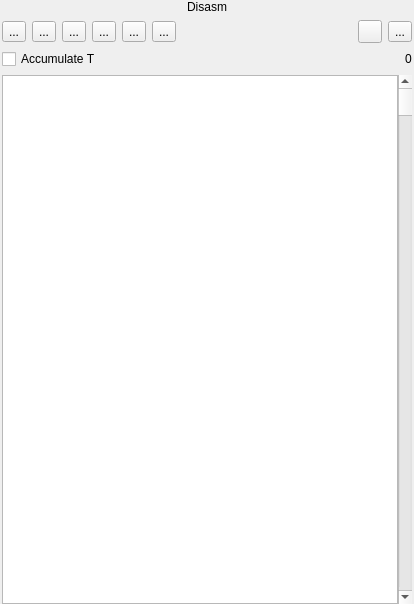
<?xml version="1.0" encoding="UTF-8"?>
<ui version="4.0">
 <class>DisasmWidget</class>
 <widget class="QWidget" name="DisasmWidget">
  <property name="geometry">
   <rect>
    <x>0</x>
    <y>0</y>
    <width>414</width>
    <height>604</height>
   </rect>
  </property>
  <property name="windowTitle">
   <string>Form</string>
  </property>
  <layout class="QVBoxLayout" name="verticalLayout">
   <property name="leftMargin">
    <number>2</number>
   </property>
   <property name="topMargin">
    <number>0</number>
   </property>
   <property name="rightMargin">
    <number>2</number>
   </property>
   <property name="bottomMargin">
    <number>0</number>
   </property>
   <item>
    <widget class="QLabel" name="labHeadDisasm">
     <property name="font">
      <font>
       <pointsize>9</pointsize>
      </font>
     </property>
     <property name="text">
      <string>Disasm</string>
     </property>
     <property name="alignment">
      <set>Qt::AlignCenter</set>
     </property>
    </widget>
   </item>
   <item>
    <layout class="QHBoxLayout" name="horizontalLayout_4">
     <item>
      <widget class="QToolButton" name="tbBreak">
       <property name="toolTip">
        <string>&lt;html&gt;&lt;head/&gt;&lt;body&gt;&lt;p&gt;Breakpoints&lt;/p&gt;&lt;/body&gt;&lt;/html&gt;</string>
       </property>
       <property name="text">
        <string>...</string>
       </property>
       <property name="icon">
        <iconset resource="../../xpeccy.qrc">
         <normaloff>:/images/stop.png</normaloff>:/images/stop.png</iconset>
       </property>
       <property name="popupMode">
        <enum>QToolButton::InstantPopup</enum>
       </property>
      </widget>
     </item>
     <item>
      <widget class="QToolButton" name="tbLabels">
       <property name="toolTip">
        <string>&lt;html&gt;&lt;head/&gt;&lt;body&gt;&lt;p&gt;Labels&lt;/p&gt;&lt;/body&gt;&lt;/html&gt;</string>
       </property>
       <property name="text">
        <string>...</string>
       </property>
       <property name="icon">
        <iconset resource="../../xpeccy.qrc">
         <normaloff>:/images/label.png</normaloff>:/images/label.png</iconset>
       </property>
       <property name="popupMode">
        <enum>QToolButton::InstantPopup</enum>
       </property>
      </widget>
     </item>
     <item>
      <widget class="QToolButton" name="tbView">
       <property name="toolTip">
        <string>&lt;html&gt;&lt;head/&gt;&lt;body&gt;&lt;p&gt;View&lt;/p&gt;&lt;/body&gt;&lt;/html&gt;</string>
       </property>
       <property name="text">
        <string>...</string>
       </property>
       <property name="icon">
        <iconset resource="../../xpeccy.qrc">
         <normaloff>:/images/bars.png</normaloff>:/images/bars.png</iconset>
       </property>
       <property name="popupMode">
        <enum>QToolButton::InstantPopup</enum>
       </property>
      </widget>
     </item>
     <item>
      <widget class="QToolButton" name="tbTrace">
       <property name="toolTip">
        <string>&lt;html&gt;&lt;head/&gt;&lt;body&gt;&lt;p&gt;Trace&lt;/p&gt;&lt;/body&gt;&lt;/html&gt;</string>
       </property>
       <property name="text">
        <string>...</string>
       </property>
       <property name="icon">
        <iconset resource="../../xpeccy.qrc">
         <normaloff>:/images/arrGreen.png</normaloff>:/images/arrGreen.png</iconset>
       </property>
       <property name="popupMode">
        <enum>QToolButton::InstantPopup</enum>
       </property>
      </widget>
     </item>
     <item>
      <widget class="QToolButton" name="tbTool">
       <property name="toolTip">
        <string>&lt;html&gt;&lt;head/&gt;&lt;body&gt;&lt;p&gt;Tools&lt;/p&gt;&lt;/body&gt;&lt;/html&gt;</string>
       </property>
       <property name="text">
        <string>...</string>
       </property>
       <property name="icon">
        <iconset resource="../../xpeccy.qrc">
         <normaloff>:/images/other.png</normaloff>:/images/other.png</iconset>
       </property>
       <property name="popupMode">
        <enum>QToolButton::InstantPopup</enum>
       </property>
      </widget>
     </item>
     <item>
      <widget class="QToolButton" name="tbDbgOpt">
       <property name="toolTip">
        <string>&lt;html&gt;&lt;head/&gt;&lt;body&gt;&lt;p&gt;Options&lt;/p&gt;&lt;/body&gt;&lt;/html&gt;</string>
       </property>
       <property name="text">
        <string>...</string>
       </property>
       <property name="icon">
        <iconset resource="../../xpeccy.qrc">
         <normaloff>:/images/settings.png</normaloff>:/images/settings.png</iconset>
       </property>
       <property name="popupMode">
        <enum>QToolButton::InstantPopup</enum>
       </property>
      </widget>
     </item>
     <item>
      <spacer name="horizontalSpacer_3">
       <property name="orientation">
        <enum>Qt::Horizontal</enum>
       </property>
       <property name="sizeHint" stdset="0">
        <size>
         <width>40</width>
         <height>20</height>
        </size>
       </property>
      </spacer>
     </item>
     <item>
      <widget class="QToolButton" name="tbRefresh">
       <property name="toolTip">
        <string>Reload snapshot &amp; labels</string>
       </property>
       <property name="text">
        <string/>
       </property>
       <property name="icon">
        <iconset resource="../../xpeccy.qrc">
         <normaloff>:/images/refresh.png</normaloff>:/images/refresh.png</iconset>
       </property>
      </widget>
     </item>
     <item>
      <widget class="QToolButton" name="tbSaveDasm">
       <property name="text">
        <string>...</string>
       </property>
       <property name="icon">
        <iconset resource="../../xpeccy.qrc">
         <normaloff>:/images/floppy.png</normaloff>:/images/floppy.png</iconset>
       </property>
       <property name="popupMode">
        <enum>QToolButton::InstantPopup</enum>
       </property>
      </widget>
     </item>
    </layout>
   </item>
   <item>
    <layout class="QHBoxLayout" name="horizontalLayout_5">
     <item>
      <widget class="QCheckBox" name="cbAccT">
       <property name="text">
        <string>Accumulate T</string>
       </property>
      </widget>
     </item>
     <item>
      <spacer name="horizontalSpacer_7">
       <property name="orientation">
        <enum>Qt::Horizontal</enum>
       </property>
       <property name="sizeHint" stdset="0">
        <size>
         <width>40</width>
         <height>20</height>
        </size>
       </property>
      </spacer>
     </item>
     <item>
      <widget class="QLabel" name="labTcount">
       <property name="text">
        <string>0</string>
       </property>
      </widget>
     </item>
    </layout>
   </item>
   <item>
    <layout class="QHBoxLayout" name="horizontalLayout_12">
     <property name="spacing">
      <number>0</number>
     </property>
     <item>
      <widget class="xDisasmTable" name="dasmTable">
       <property name="sizePolicy">
        <sizepolicy hsizetype="Expanding" vsizetype="MinimumExpanding">
         <horstretch>0</horstretch>
         <verstretch>0</verstretch>
        </sizepolicy>
       </property>
       <property name="minimumSize">
        <size>
         <width>350</width>
         <height>0</height>
        </size>
       </property>
       <property name="contextMenuPolicy">
        <enum>Qt::CustomContextMenu</enum>
       </property>
       <property name="verticalScrollBarPolicy">
        <enum>Qt::ScrollBarAlwaysOff</enum>
       </property>
       <property name="horizontalScrollBarPolicy">
        <enum>Qt::ScrollBarAlwaysOff</enum>
       </property>
       <property name="tabKeyNavigation">
        <bool>false</bool>
       </property>
       <property name="alternatingRowColors">
        <bool>true</bool>
       </property>
       <property name="selectionMode">
        <enum>QAbstractItemView::SingleSelection</enum>
       </property>
       <property name="textElideMode">
        <enum>Qt::ElideNone</enum>
       </property>
       <property name="showGrid">
        <bool>false</bool>
       </property>
       <property name="wordWrap">
        <bool>false</bool>
       </property>
       <attribute name="horizontalHeaderVisible">
        <bool>false</bool>
       </attribute>
       <attribute name="horizontalHeaderDefaultSectionSize">
        <number>28</number>
       </attribute>
       <attribute name="verticalHeaderVisible">
        <bool>false</bool>
       </attribute>
       <attribute name="verticalHeaderMinimumSectionSize">
        <number>16</number>
       </attribute>
       <attribute name="verticalHeaderDefaultSectionSize">
        <number>17</number>
       </attribute>
      </widget>
     </item>
     <item>
      <widget class="QScrollBar" name="dasmScroll">
       <property name="maximum">
        <number>65535</number>
       </property>
       <property name="pageStep">
        <number>256</number>
       </property>
       <property name="orientation">
        <enum>Qt::Vertical</enum>
       </property>
      </widget>
     </item>
    </layout>
   </item>
  </layout>
  <action name="actFetch">
   <property name="checkable">
    <bool>true</bool>
   </property>
   <property name="text">
    <string>Fetch break</string>
   </property>
  </action>
  <action name="actRead">
   <property name="checkable">
    <bool>true</bool>
   </property>
   <property name="text">
    <string>Read break</string>
   </property>
  </action>
  <action name="actWrite">
   <property name="checkable">
    <bool>true</bool>
   </property>
   <property name="text">
    <string>Write break</string>
   </property>
  </action>
  <action name="actViewOpcode">
   <property name="text">
    <string>Opcode</string>
   </property>
  </action>
  <action name="actViewByte">
   <property name="text">
    <string>Byte</string>
   </property>
  </action>
  <action name="actViewWord">
   <property name="text">
    <string>Word</string>
   </property>
  </action>
  <action name="actViewAddr">
   <property name="text">
    <string>Address</string>
   </property>
  </action>
  <action name="actShowLabels">
   <property name="checkable">
    <bool>true</bool>
   </property>
   <property name="text">
    <string>Show labels</string>
   </property>
  </action>
  <action name="actLoadLabels">
   <property name="icon">
    <iconset resource="../../xpeccy.qrc">
     <normaloff>:/images/fileopen.png</normaloff>:/images/fileopen.png</iconset>
   </property>
   <property name="text">
    <string>Load labels</string>
   </property>
  </action>
  <action name="actSaveLabels">
   <property name="icon">
    <iconset resource="../../xpeccy.qrc">
     <normaloff>:/images/floppy.png</normaloff>:/images/floppy.png</iconset>
   </property>
   <property name="text">
    <string>Save labels</string>
   </property>
  </action>
  <action name="actTrace">
   <property name="icon">
    <iconset resource="../../xpeccy.qrc">
     <normaloff>:/images/arrGreen.png</normaloff>:/images/arrGreen.png</iconset>
   </property>
   <property name="text">
    <string>Trace</string>
   </property>
  </action>
  <action name="actTraceINT">
   <property name="icon">
    <iconset resource="../../xpeccy.qrc">
     <normaloff>:/images/arrRed.png</normaloff>:/images/arrRed.png</iconset>
   </property>
   <property name="text">
    <string>Trace and stop on INT</string>
   </property>
   <property name="toolTip">
    <string>Trace, stop on INT</string>
   </property>
  </action>
  <action name="actTraceHere">
   <property name="icon">
    <iconset resource="../../xpeccy.qrc">
     <normaloff>:/images/arrOrange.png</normaloff>:/images/arrOrange.png</iconset>
   </property>
   <property name="text">
    <string>Trace and stop here</string>
   </property>
   <property name="toolTip">
    <string>Trace, stop here</string>
   </property>
  </action>
  <action name="actViewText">
   <property name="text">
    <string>Ascii</string>
   </property>
  </action>
  <action name="actSaveMap">
   <property name="icon">
    <iconset resource="../../xpeccy.qrc">
     <normaloff>:/images/floppy.png</normaloff>:/images/floppy.png</iconset>
   </property>
   <property name="text">
    <string>Save map</string>
   </property>
  </action>
  <action name="actLoadMap">
   <property name="icon">
    <iconset resource="../../xpeccy.qrc">
     <normaloff>:/images/fileopen.png</normaloff>:/images/fileopen.png</iconset>
   </property>
   <property name="text">
    <string>Load map</string>
   </property>
  </action>
  <action name="actDisasm">
   <property name="icon">
    <iconset resource="../../xpeccy.qrc">
     <normaloff>:/images/floppyRed.png</normaloff>:/images/floppyRed.png</iconset>
   </property>
   <property name="text">
    <string>Disasm to file</string>
   </property>
  </action>
  <action name="actShowSeg">
   <property name="checkable">
    <bool>true</bool>
   </property>
   <property name="text">
    <string>Show segment</string>
   </property>
  </action>
  <action name="actFill">
   <property name="icon">
    <iconset resource="../../xpeccy.qrc">
     <normaloff>:/images/fill.png</normaloff>:/images/fill.png</iconset>
   </property>
   <property name="text">
    <string>Fill...</string>
   </property>
  </action>
  <action name="actSprScan">
   <property name="icon">
    <iconset resource="../../xpeccy.qrc">
     <normaloff>:/images/pixels.png</normaloff>:/images/pixels.png</iconset>
   </property>
   <property name="text">
    <string>Sprite scanner</string>
   </property>
  </action>
  <action name="actSearch">
   <property name="icon">
    <iconset resource="../../xpeccy.qrc">
     <normaloff>:/images/search.png</normaloff>:/images/search.png</iconset>
   </property>
   <property name="text">
    <string>Search</string>
   </property>
  </action>
  <action name="actLoadDump">
   <property name="icon">
    <iconset resource="../../xpeccy.qrc">
     <normaloff>:/images/fileopen.png</normaloff>:/images/fileopen.png</iconset>
   </property>
   <property name="text">
    <string>Load dump</string>
   </property>
  </action>
  <action name="actSaveDump">
   <property name="icon">
    <iconset resource="../../xpeccy.qrc">
     <normaloff>:/images/floppy.png</normaloff>:/images/floppy.png</iconset>
   </property>
   <property name="text">
    <string>Save dump</string>
   </property>
  </action>
  <action name="actHideAddr">
   <property name="checkable">
    <bool>true</bool>
   </property>
   <property name="text">
    <string>Hide address</string>
   </property>
  </action>
  <action name="actHideAddr_2">
   <property name="checkable">
    <bool>true</bool>
   </property>
   <property name="text">
    <string>Hide address</string>
   </property>
  </action>
  <action name="actTraceLog">
   <property name="icon">
    <iconset resource="../../xpeccy.qrc">
     <normaloff>:/images/bug.png</normaloff>:/images/bug.png</iconset>
   </property>
   <property name="text">
    <string>Trace log</string>
   </property>
  </action>
  <action name="actShowKeys">
   <property name="icon">
    <iconset resource="../../xpeccy.qrc">
     <normaloff>:/images/keyboardzx.png</normaloff>:/images/keyboardzx.png</iconset>
   </property>
   <property name="text">
    <string>Keyboard</string>
   </property>
  </action>
  <action name="actMaping">
   <property name="checkable">
    <bool>true</bool>
   </property>
   <property name="text">
    <string>Runtime maping</string>
   </property>
   <property name="toolTip">
    <string>Runtime maping</string>
   </property>
  </action>
  <action name="actMapingClear">
   <property name="text">
    <string>Clear maping</string>
   </property>
  </action>
  <action name="actWutcha">
   <property name="icon">
    <iconset resource="../../xpeccy.qrc">
     <normaloff>:/images/objective.png</normaloff>:/images/objective.png</iconset>
   </property>
   <property name="text">
    <string>Watcher</string>
   </property>
  </action>
  <action name="actRomWr">
   <property name="checkable">
    <bool>true</bool>
   </property>
   <property name="text">
    <string>Allow ROM wr</string>
   </property>
  </action>
  <action name="actLabelsList">
   <property name="icon">
    <iconset resource="../../xpeccy.qrc">
     <normaloff>:/images/label.png</normaloff>:/images/label.png</iconset>
   </property>
   <property name="text">
    <string>Labels list</string>
   </property>
  </action>
  <action name="actLabManager">
   <property name="icon">
    <iconset resource="../../xpeccy.qrc">
     <normaloff>:/images/star.png</normaloff>:/images/star.png</iconset>
   </property>
   <property name="text">
    <string>Labels Manager</string>
   </property>
   <property name="menuRole">
    <enum>QAction::NoRole</enum>
   </property>
  </action>
 </widget>
 <customwidgets>
  <customwidget>
   <class>xDisasmTable</class>
   <extends>QTableView</extends>
   <header location="global">stdlib.h</header>
  </customwidget>
 </customwidgets>
 <resources>
  <include location="../../xpeccy.qrc"/>
 </resources>
 <connections/>
</ui>
